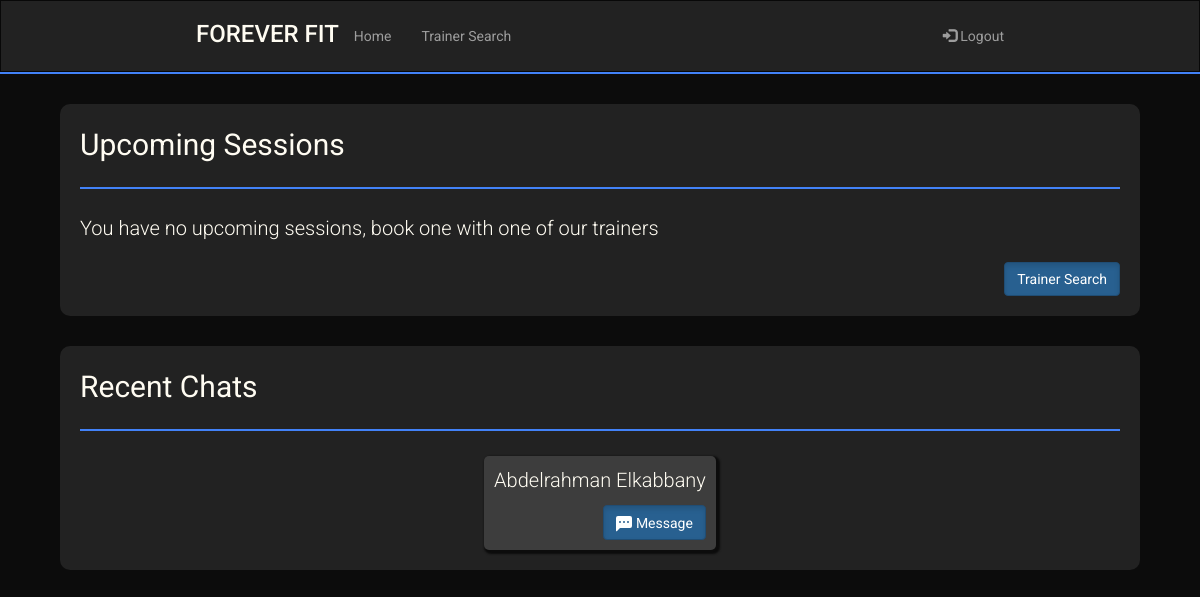
The page /Home (signed in) on the database as committed earlier.
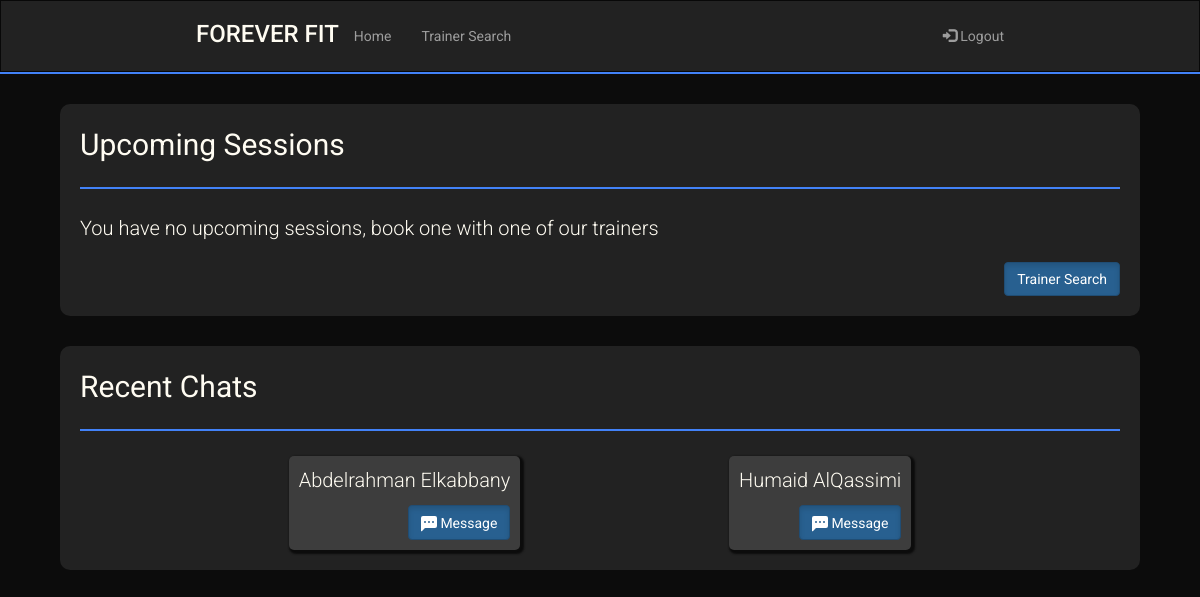
The same page on the database as committed later.
### sql_db.py (models this page shows)
class UserRooms(UserMixin,db.Model):
    __tablename__ = 'user_rooms'
    id = db.Column(db.Integer, primary_key = True, autoincrement = True)
    trainee_username = db.Column(db.String(80),db.ForeignKey('user.username'))
    trainee_fname = db.Column(db.String(80))
    trainee_lname = db.Column(db.String(80))
    trainer_username = db.Column(db.String(80),db.ForeignKey('user.username'))
    trainer_fname = db.Column(db.String(80))
    trainer_lname = db.Column(db.String(80))

### routes.py (the view)
@app.route('/Home')
def Home():
    recent_rooms = get_rooms_by_trainee_id(current_user.username,2)
    return render_template('home.html',recent_rooms=recent_rooms)

### main.py (called while the page is built)
    @login.user_loader
    def load_user(uname):
        return User.query.get(uname)

### sql_db.py (called while the page is built)
def get_rooms_by_trainee_id(uname,limit):
    return UserRooms.query.filter_by(trainee_username = uname).limit(limit).all()

### templates/home.html (shortened to what this page needs)
<!DOCTYPE html>
<html lang="en">
    <head>
        <link rel="stylesheet" href="https://maxcdn.bootstrapcdn.com/bootstrap/3.4.1/css/bootstrap.min.css" />
        <link rel="stylesheet" href="../static/main.css" />
    </head>
    <body>
        <header>
            <nav class="navbar navbar-inverse" style="border-radius: 0px; margin-bottom: 0px;">
                <div class="container-fluid">
                    <div class="navbar-header mobile-center">
                        <h3 class="logo" href="#">FOREVER FIT</h3>
                    </div>
                    <ul class="nav navbar-nav laptop">
                        <li><a href="/">Home</a></li>
                        <li><a href="/TrainerSearch">Trainer Search</a></li>
                    </ul>
                    <ul class="nav navbar-nav navbar-right laptop">
                        <li>
                            <a href="/logout"><span class="glyphicon glyphicon-log-in"></span> Logout</a>
                        </li>
                    </ul>
                </div>
            </nav>
            <hr class="header-hr"/>
        </header>
        <main>
            <div class=" widget-holder">
                <div class="widget">
                    <div class="big">Upcoming Sessions</div>
                    <hr>
                    <div class="small">You have no upcoming sessions, book one with one of our trainers</div>
                    <br>
                    <a href="/TrainerSearch" class="btn btn-primary active btn-right" role="button">Trainer Search</a>
                </div>
                <div class="widget">
                    <div class="big">Recent Chats</div>
                    <hr>
                    {% if recent_rooms %}
                        <div class="flex-row">
                            {% for rooms in recent_rooms %}
                                <div class="home-trainer">
                                    <p class="small">{{rooms.trainer_fname}} {{rooms.trainer_lname}}</p>
                                    <a href="/chat/{{rooms.trainer_username}}" class="btn btn-primary active btn-right" role="button">
                                        Message
                                    </a>
                                </div>
                            {% endfor %}
                        </div>
                    {% else %}
                        <div class="small">No recent chats find a trainer to chat with</div>
                        <br>
                        <a href="/TrainerSearch" class="btn btn-primary active" role="button">Trainer Search</a>
                    {%endif%}
                </div>
            </div>
        </main>
    </body>
</html>

Rows that differ between the two databases and show on the page:
added UserRooms: trainer_fname "Humaid", trainer_lname "AlQassimi"
